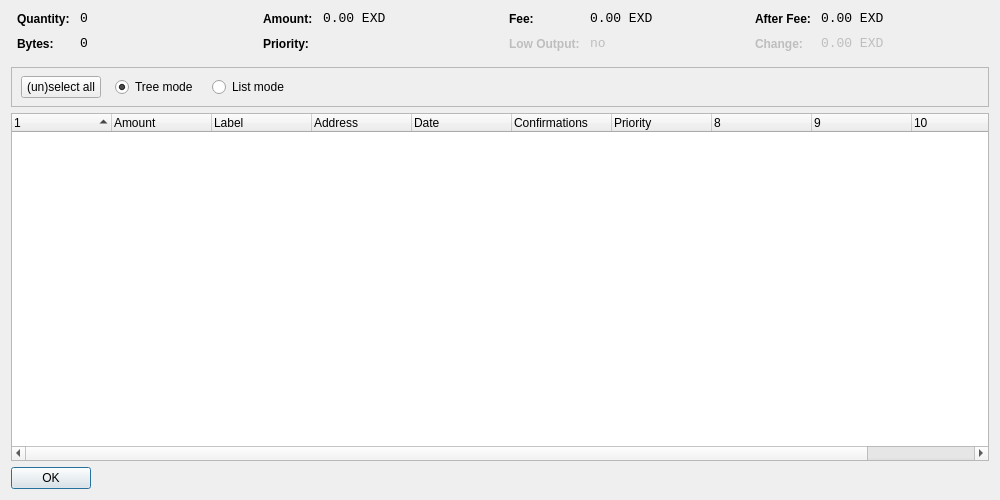
<?xml version="1.0" encoding="UTF-8"?>
<ui version="4.0">
 <class>CoinControlDialog</class>
 <widget class="QDialog" name="CoinControlDialog">
  <property name="geometry">
   <rect>
    <x>0</x>
    <y>0</y>
    <width>1000</width>
    <height>500</height>
   </rect>
  </property>
  <property name="windowTitle">
   <string>Coin Control</string>
  </property>
  <layout class="QVBoxLayout" name="verticalLayout">
   <item>
    <layout class="QHBoxLayout" name="horizontalLayoutTop" stretch="0,0,0,0">
     <property name="topMargin">
      <number>0</number>
     </property>
     <property name="bottomMargin">
      <number>10</number>
     </property>
     <item>
      <layout class="QFormLayout" name="formLayoutCoinControl1">
       <property name="horizontalSpacing">
        <number>10</number>
       </property>
       <property name="verticalSpacing">
        <number>10</number>
       </property>
       <property name="leftMargin">
        <number>6</number>
       </property>
       <property name="rightMargin">
        <number>6</number>
       </property>
       <item row="0" column="0">
        <widget class="QLabel" name="labelCoinControlQuantityText">
         <property name="styleSheet">
          <string notr="true">font-weight:bold;</string>
         </property>
         <property name="text">
          <string>Quantity:</string>
         </property>
        </widget>
       </item>
       <item row="0" column="1">
        <widget class="QLabel" name="labelCoinControlQuantity">
         <property name="font">
          <font>
           <family>Monospace</family>
           <pointsize>10</pointsize>
          </font>
         </property>
         <property name="cursor">
          <cursorShape>IBeamCursor</cursorShape>
         </property>
         <property name="contextMenuPolicy">
          <enum>Qt::ActionsContextMenu</enum>
         </property>
         <property name="text">
          <string notr="true">0</string>
         </property>
         <property name="textInteractionFlags">
          <set>Qt::LinksAccessibleByMouse|Qt::TextSelectableByKeyboard|Qt::TextSelectableByMouse</set>
         </property>
        </widget>
       </item>
       <item row="1" column="0">
        <widget class="QLabel" name="labelCoinControlBytesText">
         <property name="styleSheet">
          <string notr="true">font-weight:bold;</string>
         </property>
         <property name="text">
          <string>Bytes:</string>
         </property>
        </widget>
       </item>
       <item row="1" column="1">
        <widget class="QLabel" name="labelCoinControlBytes">
         <property name="font">
          <font>
           <family>Monospace</family>
           <pointsize>10</pointsize>
          </font>
         </property>
         <property name="cursor">
          <cursorShape>IBeamCursor</cursorShape>
         </property>
         <property name="contextMenuPolicy">
          <enum>Qt::ActionsContextMenu</enum>
         </property>
         <property name="text">
          <string notr="true">0</string>
         </property>
         <property name="textInteractionFlags">
          <set>Qt::LinksAccessibleByMouse|Qt::TextSelectableByKeyboard|Qt::TextSelectableByMouse</set>
         </property>
        </widget>
       </item>
      </layout>
     </item>
     <item>
      <layout class="QFormLayout" name="formLayoutCoinControl2">
       <property name="horizontalSpacing">
        <number>10</number>
       </property>
       <property name="verticalSpacing">
        <number>10</number>
       </property>
       <property name="leftMargin">
        <number>6</number>
       </property>
       <property name="rightMargin">
        <number>6</number>
       </property>
       <item row="0" column="0">
        <widget class="QLabel" name="labelCoinControlAmountText">
         <property name="styleSheet">
          <string notr="true">font-weight:bold;</string>
         </property>
         <property name="text">
          <string>Amount:</string>
         </property>
        </widget>
       </item>
       <item row="0" column="1">
        <widget class="QLabel" name="labelCoinControlAmount">
         <property name="font">
          <font>
           <family>Monospace</family>
           <pointsize>10</pointsize>
          </font>
         </property>
         <property name="cursor">
          <cursorShape>IBeamCursor</cursorShape>
         </property>
         <property name="contextMenuPolicy">
          <enum>Qt::ActionsContextMenu</enum>
         </property>
         <property name="text">
          <string notr="true">0.00 EXD</string>
         </property>
         <property name="textInteractionFlags">
          <set>Qt::LinksAccessibleByMouse|Qt::TextSelectableByKeyboard|Qt::TextSelectableByMouse</set>
         </property>
        </widget>
       </item>
       <item row="1" column="0">
        <widget class="QLabel" name="labelCoinControlPriorityText">
         <property name="styleSheet">
          <string notr="true">font-weight:bold;</string>
         </property>
         <property name="text">
          <string>Priority:</string>
         </property>
        </widget>
       </item>
       <item row="1" column="1">
        <widget class="QLabel" name="labelCoinControlPriority">
         <property name="font">
          <font>
           <family>Monospace</family>
           <pointsize>10</pointsize>
          </font>
         </property>
         <property name="cursor">
          <cursorShape>IBeamCursor</cursorShape>
         </property>
         <property name="contextMenuPolicy">
          <enum>Qt::ActionsContextMenu</enum>
         </property>
         <property name="text">
          <string/>
         </property>
         <property name="textInteractionFlags">
          <set>Qt::LinksAccessibleByMouse|Qt::TextSelectableByKeyboard|Qt::TextSelectableByMouse</set>
         </property>
        </widget>
       </item>
      </layout>
     </item>
     <item>
      <layout class="QFormLayout" name="formLayoutCoinControl3">
       <property name="horizontalSpacing">
        <number>10</number>
       </property>
       <property name="verticalSpacing">
        <number>10</number>
       </property>
       <property name="leftMargin">
        <number>6</number>
       </property>
       <property name="rightMargin">
        <number>6</number>
       </property>
       <item row="0" column="0">
        <widget class="QLabel" name="labelCoinControlFeeText">
         <property name="styleSheet">
          <string notr="true">font-weight:bold;</string>
         </property>
         <property name="text">
          <string>Fee:</string>
         </property>
        </widget>
       </item>
       <item row="0" column="1">
        <widget class="QLabel" name="labelCoinControlFee">
         <property name="font">
          <font>
           <family>Monospace</family>
           <pointsize>10</pointsize>
          </font>
         </property>
         <property name="cursor">
          <cursorShape>IBeamCursor</cursorShape>
         </property>
         <property name="contextMenuPolicy">
          <enum>Qt::ActionsContextMenu</enum>
         </property>
         <property name="text">
          <string notr="true">0.00 EXD</string>
         </property>
         <property name="textInteractionFlags">
          <set>Qt::LinksAccessibleByMouse|Qt::TextSelectableByKeyboard|Qt::TextSelectableByMouse</set>
         </property>
        </widget>
       </item>
       <item row="1" column="0">
        <widget class="QLabel" name="labelCoinControlLowOutputText">
         <property name="enabled">
          <bool>false</bool>
         </property>
         <property name="styleSheet">
          <string notr="true">font-weight:bold;</string>
         </property>
         <property name="text">
          <string>Low Output:</string>
         </property>
        </widget>
       </item>
       <item row="1" column="1">
        <widget class="QLabel" name="labelCoinControlLowOutput">
         <property name="enabled">
          <bool>false</bool>
         </property>
         <property name="font">
          <font>
           <family>Monospace</family>
           <pointsize>10</pointsize>
          </font>
         </property>
         <property name="cursor">
          <cursorShape>IBeamCursor</cursorShape>
         </property>
         <property name="contextMenuPolicy">
          <enum>Qt::ActionsContextMenu</enum>
         </property>
         <property name="text">
          <string notr="true">no</string>
         </property>
         <property name="textInteractionFlags">
          <set>Qt::LinksAccessibleByMouse|Qt::TextSelectableByKeyboard|Qt::TextSelectableByMouse</set>
         </property>
        </widget>
       </item>
      </layout>
     </item>
     <item>
      <layout class="QFormLayout" name="formLayoutCoinControl4">
       <property name="horizontalSpacing">
        <number>10</number>
       </property>
       <property name="verticalSpacing">
        <number>10</number>
       </property>
       <property name="leftMargin">
        <number>6</number>
       </property>
       <property name="rightMargin">
        <number>6</number>
       </property>
       <item row="0" column="0">
        <widget class="QLabel" name="labelCoinControlAfterFeeText">
         <property name="styleSheet">
          <string notr="true">font-weight:bold;</string>
         </property>
         <property name="text">
          <string>After Fee:</string>
         </property>
        </widget>
       </item>
       <item row="0" column="1">
        <widget class="QLabel" name="labelCoinControlAfterFee">
         <property name="font">
          <font>
           <family>Monospace</family>
           <pointsize>10</pointsize>
          </font>
         </property>
         <property name="cursor">
          <cursorShape>IBeamCursor</cursorShape>
         </property>
         <property name="contextMenuPolicy">
          <enum>Qt::ActionsContextMenu</enum>
         </property>
         <property name="text">
          <string notr="true">0.00 EXD</string>
         </property>
         <property name="textInteractionFlags">
          <set>Qt::LinksAccessibleByMouse|Qt::TextSelectableByKeyboard|Qt::TextSelectableByMouse</set>
         </property>
        </widget>
       </item>
       <item row="1" column="0">
        <widget class="QLabel" name="labelCoinControlChangeText">
         <property name="enabled">
          <bool>false</bool>
         </property>
         <property name="styleSheet">
          <string notr="true">font-weight:bold;</string>
         </property>
         <property name="text">
          <string>Change:</string>
         </property>
        </widget>
       </item>
       <item row="1" column="1">
        <widget class="QLabel" name="labelCoinControlChange">
         <property name="enabled">
          <bool>false</bool>
         </property>
         <property name="font">
          <font>
           <family>Monospace</family>
           <pointsize>10</pointsize>
          </font>
         </property>
         <property name="cursor">
          <cursorShape>IBeamCursor</cursorShape>
         </property>
         <property name="contextMenuPolicy">
          <enum>Qt::ActionsContextMenu</enum>
         </property>
         <property name="text">
          <string notr="true">0.00 EXD</string>
         </property>
         <property name="textInteractionFlags">
          <set>Qt::LinksAccessibleByMouse|Qt::TextSelectableByKeyboard|Qt::TextSelectableByMouse</set>
         </property>
        </widget>
       </item>
      </layout>
     </item>
    </layout>
   </item>
   <item>
    <widget class="QFrame" name="frame">
     <property name="minimumSize">
      <size>
       <width>0</width>
       <height>40</height>
      </size>
     </property>
     <property name="frameShape">
      <enum>QFrame::StyledPanel</enum>
     </property>
     <property name="frameShadow">
      <enum>QFrame::Sunken</enum>
     </property>
     <widget class="QWidget" name="horizontalLayoutWidget">
      <property name="geometry">
       <rect>
        <x>10</x>
        <y>0</y>
        <width>781</width>
        <height>41</height>
       </rect>
      </property>
      <layout class="QHBoxLayout" name="horizontalLayoutPanel" stretch="0,0,0,0,0">
       <property name="spacing">
        <number>14</number>
       </property>
       <item>
        <widget class="QPushButton" name="pushButtonSelectAll">
         <property name="sizePolicy">
          <sizepolicy hsizetype="Maximum" vsizetype="Fixed">
           <horstretch>0</horstretch>
           <verstretch>0</verstretch>
          </sizepolicy>
         </property>
         <property name="text">
          <string>(un)select all</string>
         </property>
        </widget>
       </item>
       <item>
        <widget class="QRadioButton" name="radioTreeMode">
         <property name="sizePolicy">
          <sizepolicy hsizetype="Maximum" vsizetype="Fixed">
           <horstretch>0</horstretch>
           <verstretch>0</verstretch>
          </sizepolicy>
         </property>
         <property name="text">
          <string>Tree mode</string>
         </property>
         <property name="checked">
          <bool>true</bool>
         </property>
        </widget>
       </item>
       <item>
        <widget class="QRadioButton" name="radioListMode">
         <property name="sizePolicy">
          <sizepolicy hsizetype="Maximum" vsizetype="Fixed">
           <horstretch>0</horstretch>
           <verstretch>0</verstretch>
          </sizepolicy>
         </property>
         <property name="text">
          <string>List mode</string>
         </property>
        </widget>
       </item>
       <item>
        <spacer name="horizontalSpacer">
         <property name="orientation">
          <enum>Qt::Horizontal</enum>
         </property>
         <property name="sizeHint" stdset="0">
          <size>
           <width>40</width>
           <height>20</height>
          </size>
         </property>
        </spacer>
       </item>
      </layout>
     </widget>
    </widget>
   </item>
   <item>
    <widget class="CoinControlTreeWidget" name="treeWidget">
     <property name="contextMenuPolicy">
      <enum>Qt::CustomContextMenu</enum>
     </property>
     <property name="sortingEnabled">
      <bool>false</bool>
     </property>
     <property name="columnCount">
      <number>11</number>
     </property>
     <attribute name="headerShowSortIndicator" stdset="0">
      <bool>true</bool>
     </attribute>
     <attribute name="headerStretchLastSection">
      <bool>false</bool>
     </attribute>
     <column>
      <property name="text">
       <string/>
      </property>
     </column>
     <column>
      <property name="text">
       <string>Amount</string>
      </property>
     </column>
     <column>
      <property name="text">
       <string>Label</string>
      </property>
     </column>
     <column>
      <property name="text">
       <string>Address</string>
      </property>
     </column>
     <column>
      <property name="text">
       <string>Date</string>
      </property>
     </column>
     <column>
      <property name="text">
       <string>Confirmations</string>
      </property>
      <property name="toolTip">
       <string>Confirmed</string>
      </property>
     </column>
     <column>
      <property name="text">
       <string>Priority</string>
      </property>
     </column>
     <column>
      <property name="text">
       <string/>
      </property>
     </column>
     <column>
      <property name="text">
       <string/>
      </property>
     </column>
     <column>
      <property name="text">
       <string/>
      </property>
     </column>
     <column>
      <property name="text">
       <string/>
      </property>
     </column>
    </widget>
   </item>
   <item>
    <widget class="QDialogButtonBox" name="buttonBox">
     <property name="sizePolicy">
      <sizepolicy hsizetype="Maximum" vsizetype="Fixed">
       <horstretch>0</horstretch>
       <verstretch>0</verstretch>
      </sizepolicy>
     </property>
     <property name="orientation">
      <enum>Qt::Horizontal</enum>
     </property>
     <property name="standardButtons">
      <set>QDialogButtonBox::Ok</set>
     </property>
    </widget>
   </item>
  </layout>
 </widget>
 <customwidgets>
  <customwidget>
   <class>CoinControlTreeWidget</class>
   <extends>QTreeWidget</extends>
   <header>coincontroltreewidget.h</header>
  </customwidget>
 </customwidgets>
 <resources/>
 <connections/>
</ui>
